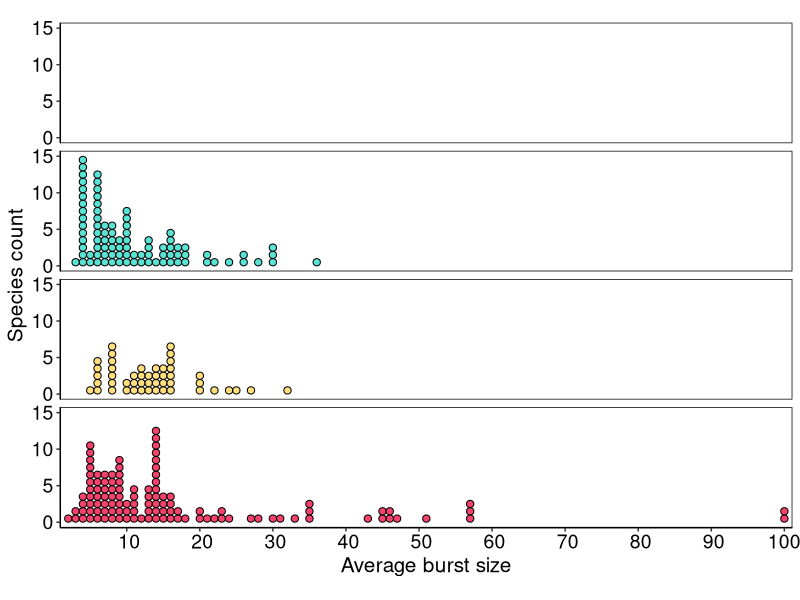
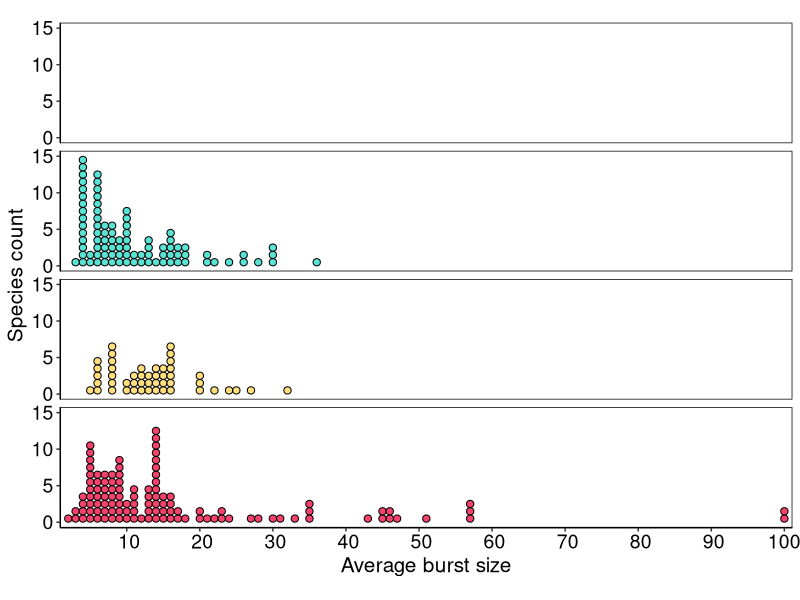

The R script that drew these images, in order:
###Creating a figure for the burst size comparison

library(here)
library(ggplot2)
library(grid)

mal_dat <- read.csv(here("Data","MALARIA_PAK_SPECIES.csv"))

#split data by orderhost
mal_dat_split <- split(mal_dat, mal_dat$OrderHost)

###Main burst size distribution 
mal_dat_gg <- ggplot(mal_dat, 
                    aes(x = Average,
                        fill = OrderHost))+ 
              geom_dotplot(
                    binwidth = 1,
                    size = 1)+
              facet_wrap(~OrderHost,ncol = 1)+
              scale_fill_manual(
                    guide = 'none',
                    values = c('avian' = '#59e3d5',
                             'mammal' = '#FFDE7D',
                             'reptile' = '#F6416C'),
                    labels = c('avian' = 'Avian',
                             'mammal' =' Mammal',
                             'reptile' = 'Reptile')) +
             scale_x_discrete(limits = c(seq(0,100,10))) +
             scale_y_continuous(limits = c(0,0.60), 
                                breaks = seq(0,0.6,0.2),
                                labels = seq(0,15,length=4))+
             xlab("Average burst size") +
             ylab("Species count") +
             coord_fixed(ratio = 25)+
             theme_classic() +
             theme(axis.text = element_text(size = 14,color = 'black'),
                   axis.title = element_text(size = 15,color = 'black' ),
                   legend.text = element_text(size = 12,color = 'black'),
                   strip.text = element_blank(),
                   panel.border = element_rect(fill = NA))

mal_dat_gg

ggsave(here("Figure","Data_Analysis","Raw","avg_burstsize_dist.pdf"),
       width = 5.5, height= 11, units='in')
